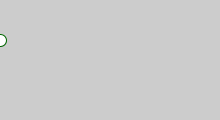
Frame 1 (no input)
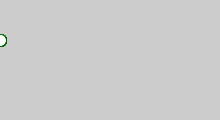
Frame 60 (the mouse pressed at the canvas centre just before this capture)
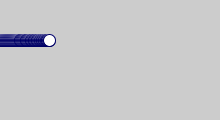
Frame 120 (the mouse held since frame 60 and released just before this capture)

The Processing sketch that drew these frames (run headless with seeded random() and noise(); from frame 60 on, the mouse is pressed at the canvas centre):

// Processing sketch: easing
// ── easing.pde
float x;
float easing = 0.01;

void setup() {
  size(220, 120);
  smooth();
}

void draw() {
  float targetX = mouseX;
  x += (targetX - x) * easing;
  stroke(0, 102, 0);
  if (mousePressed) {
    stroke(0, 0, 102);
  }
  ellipse(x, 40, 12, 12);
  println(targetX + " : " + x);
}
